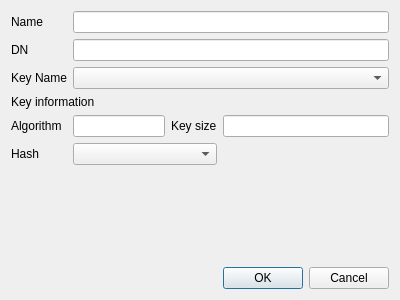
<?xml version="1.0" encoding="UTF-8"?>
<ui version="4.0">
 <class>MakeReqDlg</class>
 <widget class="QDialog" name="MakeReqDlg">
  <property name="geometry">
   <rect>
    <x>0</x>
    <y>0</y>
    <width>400</width>
    <height>300</height>
   </rect>
  </property>
  <property name="windowTitle">
   <string>Dialog</string>
  </property>
  <layout class="QGridLayout" name="gridLayout">
   <item row="2" column="0">
    <widget class="QLabel" name="label_3">
     <property name="text">
      <string>Key Name</string>
     </property>
    </widget>
   </item>
   <item row="1" column="0">
    <widget class="QLabel" name="label_2">
     <property name="text">
      <string>DN</string>
     </property>
    </widget>
   </item>
   <item row="4" column="3">
    <widget class="QLineEdit" name="mOptionText"/>
   </item>
   <item row="5" column="0">
    <widget class="QLabel" name="label_5">
     <property name="text">
      <string>Hash</string>
     </property>
    </widget>
   </item>
   <item row="4" column="2">
    <widget class="QLabel" name="mOptionLabel">
     <property name="text">
      <string>Key size</string>
     </property>
    </widget>
   </item>
   <item row="7" column="3">
    <widget class="QDialogButtonBox" name="buttonBox">
     <property name="orientation">
      <enum>Qt::Horizontal</enum>
     </property>
     <property name="standardButtons">
      <set>QDialogButtonBox::Cancel|QDialogButtonBox::Ok</set>
     </property>
    </widget>
   </item>
   <item row="4" column="0">
    <widget class="QLabel" name="label_6">
     <property name="text">
      <string>Algorithm</string>
     </property>
    </widget>
   </item>
   <item row="4" column="1">
    <widget class="QLineEdit" name="mAlgorithmText"/>
   </item>
   <item row="0" column="0">
    <widget class="QLabel" name="label">
     <property name="text">
      <string>Name</string>
     </property>
    </widget>
   </item>
   <item row="6" column="0">
    <spacer name="verticalSpacer">
     <property name="orientation">
      <enum>Qt::Vertical</enum>
     </property>
     <property name="sizeHint" stdset="0">
      <size>
       <width>20</width>
       <height>40</height>
      </size>
     </property>
    </spacer>
   </item>
   <item row="0" column="1" colspan="3">
    <widget class="QLineEdit" name="mNameText"/>
   </item>
   <item row="1" column="1" colspan="3">
    <widget class="QLineEdit" name="mDNText"/>
   </item>
   <item row="2" column="1" colspan="3">
    <widget class="QComboBox" name="mKeyNameCombo"/>
   </item>
   <item row="5" column="1" colspan="2">
    <widget class="QComboBox" name="mHashCombo"/>
   </item>
   <item row="3" column="0" colspan="2">
    <widget class="QLabel" name="label_4">
     <property name="text">
      <string>Key information</string>
     </property>
    </widget>
   </item>
  </layout>
 </widget>
 <resources/>
 <connections>
  <connection>
   <sender>buttonBox</sender>
   <signal>accepted()</signal>
   <receiver>MakeReqDlg</receiver>
   <slot>accept()</slot>
   <hints>
    <hint type="sourcelabel">
     <x>248</x>
     <y>254</y>
    </hint>
    <hint type="destinationlabel">
     <x>157</x>
     <y>274</y>
    </hint>
   </hints>
  </connection>
  <connection>
   <sender>buttonBox</sender>
   <signal>rejected()</signal>
   <receiver>MakeReqDlg</receiver>
   <slot>reject()</slot>
   <hints>
    <hint type="sourcelabel">
     <x>316</x>
     <y>260</y>
    </hint>
    <hint type="destinationlabel">
     <x>286</x>
     <y>274</y>
    </hint>
   </hints>
  </connection>
 </connections>
</ui>
